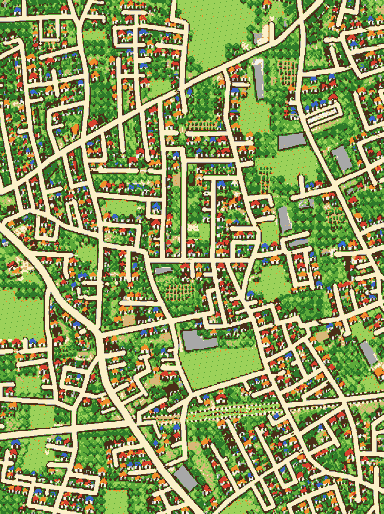
#> input picture art_src/-1_-1.png, 384 x 514 px
$ python pixelize.py ../art_src/-1_-1.png ../art_src/-1_-2.png 5
#> lines starting #> are read from the running program, lines starting #| are printed output that depends on the picture
# AI で描いた絵を、粗いドット＋決めた色数に加工する（地図に重ねる絵を前もって作る。動かしてもチカチカしない）
# usage: python3 pixelize.py <in.png> <out.png> <ドットの大きさ(px)> [元の幅の基準 既定1536] [--green 空き地を緑にする最小のドット数 既定120]
# 出力はドット1つ＝1画素の小さな PNG。地図では raster-resampling: nearest で拡大して表示する（とても軽い）
# 必要: pip install pillow
import sys
from PIL import Image
src, out, block = sys.argv[1], sys.argv[2], int(sys.argv[3])
rest = sys.argv[4:]
if '--green' in rest: i = rest.index('--green'); rest = rest[:i] + rest[i + 2:]
args = rest
W = int(args[0]) if args else 1536
GREEN_MIN = int(sys.argv[sys.argv.index('--green') + 1]) if '--green' in sys.argv else 120
# ファミコン風の12色（道・ふち・草・木・水・屋根・壁など、絵地図に要る色だけ）
PAL = ['FBF0C8', '4A2E18', '5DAA3A', '2E7A2A', '9CD25A', '2E7AE6', 'D8402E', '3A62C8', 'F0902A', 'A8A8A8', 'F4F4F0', 'D8B878']
pal_img = Image.new('P', (1, 1))
flat = [int(c[i:i + 2], 16) for c in PAL for i in (0, 2, 4)]
pal_img.putpalette(flat + flat[:3] * (256 - len(PAL)))
im = Image.open(src).convert('RGB')
#> im is the input picture: PIL image 384x514 RGB; mean R, G, B 140.4, 155.8, 93.6
H = round(im.height * W / im.width)
#> H = 2056
small = im.resize((W // block, H // block), Image.BOX)            # ドット1つ分の平均の色にする
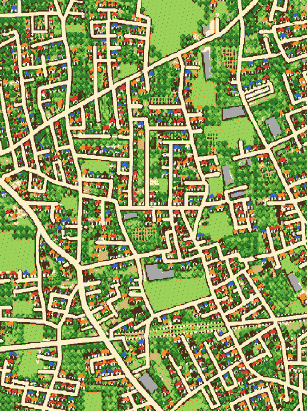
#> small: PIL image 307x411 RGB; mean R, G, B 140.5, 155.8, 93.6
q = small.quantize(palette=pal_img, dither=Image.Dither.NONE)       # 12色のどれかに置き換える
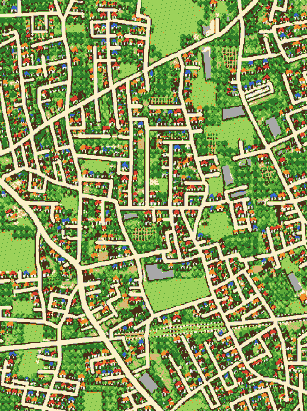
#> q: PIL image 307x411 P; mean R, G, B 137.6, 155.6, 92
# 広い砂色（空き地・校庭・駐車場など）は緑にする（だいき指示 2026-10-23）。小さな砂色（道のはしなど）はそのまま
SAND, GRASS, TREE = PAL.index('D8B878'), PAL.index('9CD25A'), PAL.index('5DAA3A')
px = q.load(); w, h = q.size; seen = bytearray(w * h)
#> after `w, h = q.size`: w = 307; h = 411
for y0 in range(h):
    for x0 in range(w):
        if seen[y0 * w + x0] or px[x0, y0] != SAND: continue
        stack, comp = [(x0, y0)], []
        seen[y0 * w + x0] = 1
        while stack:
            x, y = stack.pop(); comp.append((x, y))
            for nx, ny in ((x + 1, y), (x - 1, y), (x, y + 1), (x, y - 1)):
                if 0 <= nx < w and 0 <= ny < h and not seen[ny * w + nx] and px[nx, ny] == SAND:
                    seen[ny * w + nx] = 1; stack.append((nx, ny))
        if len(comp) >= GREEN_MIN:
            for x, y in comp: px[x, y] = TREE if (x * 7 + y * 13) % 29 == 0 else GRASS   # ところどころ濃い緑で草むらに
q.save(out, optimize=True)
print(out, q.size)
#| ../art_src/-1_-2.png (307, 411)

$ run again, on art_src/-1_-3.png
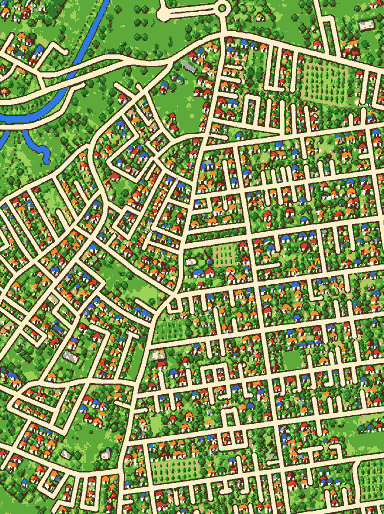
#> input picture art_src/-1_-3.png, 384 x 514 px
#> im is the input picture: PIL image 384x514 RGB; mean R, G, B 132.2, 151.1, 90.7
#> `small = im.resize((W // block, H // block), Image.BOX)`:
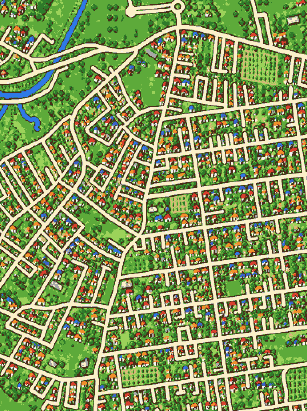
#> small: PIL image 307x411 RGB; mean R, G, B 132.4, 151.1, 90.7
#> `q = small.quantize(palette=pal_img, dither=Image.Dither.NONE)`:
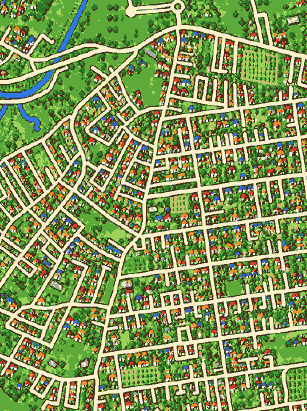
#> q: PIL image 307x411 P; mean R, G, B 129.4, 150.8, 89
#| ../art_src/-1_-3.png (307, 411)
